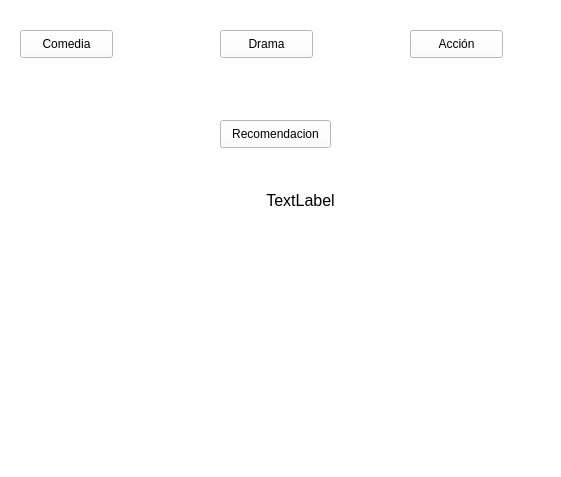
<?xml version="1.0" encoding="UTF-8"?>
<ui version="4.0">
 <class>Ventana</class>
 <widget class="QMainWindow" name="Ventana">
  <property name="geometry">
   <rect>
    <x>0</x>
    <y>0</y>
    <width>561</width>
    <height>477</height>
   </rect>
  </property>
  <property name="windowTitle">
   <string>Recomendaciones</string>
  </property>
  <property name="autoFillBackground">
   <bool>false</bool>
  </property>
  <property name="styleSheet">
   <string notr="true">background-color: rgb(255, 255, 255);</string>
  </property>
  <widget class="QWidget" name="centralwidget">
   <widget class="QPushButton" name="Comedia">
    <property name="geometry">
     <rect>
      <x>20</x>
      <y>30</y>
      <width>93</width>
      <height>28</height>
     </rect>
    </property>
    <property name="text">
     <string>Comedia</string>
    </property>
   </widget>
   <widget class="QPushButton" name="Drama">
    <property name="geometry">
     <rect>
      <x>220</x>
      <y>30</y>
      <width>93</width>
      <height>28</height>
     </rect>
    </property>
    <property name="text">
     <string>Drama</string>
    </property>
   </widget>
   <widget class="QPushButton" name="Accion">
    <property name="geometry">
     <rect>
      <x>410</x>
      <y>30</y>
      <width>93</width>
      <height>28</height>
     </rect>
    </property>
    <property name="text">
     <string>Acción</string>
    </property>
   </widget>
   <widget class="QLabel" name="img2">
    <property name="geometry">
     <rect>
      <x>0</x>
      <y>260</y>
      <width>161</width>
      <height>161</height>
     </rect>
    </property>
    <property name="text">
     <string/>
    </property>
   </widget>
   <widget class="QLabel" name="img3">
    <property name="geometry">
     <rect>
      <x>180</x>
      <y>260</y>
      <width>161</width>
      <height>161</height>
     </rect>
    </property>
    <property name="text">
     <string/>
    </property>
   </widget>
   <widget class="QLabel" name="img1">
    <property name="geometry">
     <rect>
      <x>360</x>
      <y>260</y>
      <width>161</width>
      <height>161</height>
     </rect>
    </property>
    <property name="text">
     <string/>
    </property>
   </widget>
   <widget class="QLabel" name="label">
    <property name="geometry">
     <rect>
      <x>220</x>
      <y>180</y>
      <width>161</width>
      <height>41</height>
     </rect>
    </property>
    <property name="font">
     <font>
      <pointsize>12</pointsize>
     </font>
    </property>
    <property name="text">
     <string>TextLabel</string>
    </property>
    <property name="alignment">
     <set>Qt::AlignCenter</set>
    </property>
   </widget>
   <widget class="QPushButton" name="reco">
    <property name="geometry">
     <rect>
      <x>220</x>
      <y>120</y>
      <width>111</width>
      <height>28</height>
     </rect>
    </property>
    <property name="text">
     <string>Recomendacion</string>
    </property>
   </widget>
  </widget>
  <widget class="QStatusBar" name="statusbar"/>
 </widget>
 <resources>
  <include location="imgs.qrc"/>
 </resources>
 <connections/>
</ui>
